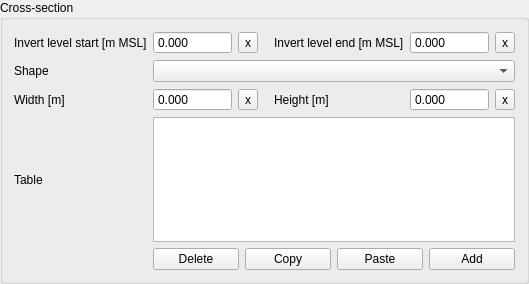
            <widget class="QGroupBox" name="grp_characteristics_def">
             <property name="locale">
              <locale language="English" country="UnitedStates"/>
             </property>
             <property name="inputMethodHints">
              <set>Qt::ImhNone</set>
             </property>
             <property name="title">
              <string>Cross-section</string>
             </property>
             <layout class="QGridLayout" name="gridLayout_3">
              <item row="0" column="2">
               <widget class="QToolButton" name="invert_level_start_clear">
                <property name="text">
                 <string>x</string>
                </property>
               </widget>
              </item>
              <item row="0" column="5">
               <widget class="QToolButton" name="invert_level_end_clear">
                <property name="text">
                 <string>x</string>
                </property>
               </widget>
              </item>
              <item row="0" column="4">
               <widget class="QDoubleSpinBox" name="invert_level_end">
                <property name="sizePolicy">
                 <sizepolicy hsizetype="Expanding" vsizetype="Fixed">
                  <horstretch>0</horstretch>
                  <verstretch>0</verstretch>
                 </sizepolicy>
                </property>
                <property name="locale">
                 <locale language="English" country="UnitedStates"/>
                </property>
                <property name="inputMethodHints">
                 <set>Qt::ImhNone</set>
                </property>
                <property name="buttonSymbols">
                 <enum>QAbstractSpinBox::NoButtons</enum>
                </property>
                <property name="decimals">
                 <number>3</number>
                </property>
                <property name="minimum">
                 <double>-99999999.000000000000000</double>
                </property>
                <property name="maximum">
                 <double>99999999.000000000000000</double>
                </property>
                <property name="showClearButton" stdset="0">
                 <bool>true</bool>
                </property>
                <property name="clearValue" stdset="0">
                 <bool>true</bool>
                </property>
                <property name="expressionsEnabled" stdset="0">
                 <bool>true</bool>
                </property>
               </widget>
              </item>
              <item row="0" column="3">
               <widget class="QLabel" name="label_9">
                <property name="locale">
                 <locale language="English" country="UnitedStates"/>
                </property>
                <property name="inputMethodHints">
                 <set>Qt::ImhNone</set>
                </property>
                <property name="text">
                 <string>Invert level end [m MSL]</string>
                </property>
                <property name="alignment">
                 <set>Qt::AlignLeading|Qt::AlignLeft|Qt::AlignVCenter</set>
                </property>
                <property name="indent">
                 <number>10</number>
                </property>
               </widget>
              </item>
              <item row="0" column="1">
               <widget class="QDoubleSpinBox" name="invert_level_start">
                <property name="sizePolicy">
                 <sizepolicy hsizetype="Expanding" vsizetype="Fixed">
                  <horstretch>0</horstretch>
                  <verstretch>0</verstretch>
                 </sizepolicy>
                </property>
                <property name="locale">
                 <locale language="English" country="UnitedStates"/>
                </property>
                <property name="inputMethodHints">
                 <set>Qt::ImhNone</set>
                </property>
                <property name="buttonSymbols">
                 <enum>QAbstractSpinBox::NoButtons</enum>
                </property>
                <property name="decimals">
                 <number>3</number>
                </property>
                <property name="minimum">
                 <double>-99999999.000000000000000</double>
                </property>
                <property name="maximum">
                 <double>99999999.000000000000000</double>
                </property>
                <property name="showClearButton" stdset="0">
                 <bool>true</bool>
                </property>
                <property name="clearValue" stdset="0">
                 <bool>true</bool>
                </property>
                <property name="expressionsEnabled" stdset="0">
                 <bool>true</bool>
                </property>
               </widget>
              </item>
              <item row="0" column="0">
               <widget class="QLabel" name="label_6">
                <property name="locale">
                 <locale language="English" country="UnitedStates"/>
                </property>
                <property name="inputMethodHints">
                 <set>Qt::ImhNone</set>
                </property>
                <property name="text">
                 <string>Invert level start [m MSL]</string>
                </property>
                <property name="alignment">
                 <set>Qt::AlignLeading|Qt::AlignLeft|Qt::AlignVCenter</set>
                </property>
               </widget>
              </item>
              <item row="3" column="3">
               <widget class="QLabel" name="cross_section_height_label">
                <property name="locale">
                 <locale language="English" country="UnitedStates"/>
                </property>
                <property name="inputMethodHints">
                 <set>Qt::ImhNone</set>
                </property>
                <property name="text">
                 <string>Height [m]</string>
                </property>
                <property name="alignment">
                 <set>Qt::AlignLeading|Qt::AlignLeft|Qt::AlignVCenter</set>
                </property>
                <property name="indent">
                 <number>10</number>
                </property>
               </widget>
              </item>
              <item row="4" column="0">
               <widget class="QLabel" name="cross_section_table_label">
                <property name="text">
                 <string>Table</string>
                </property>
               </widget>
              </item>
              <item row="3" column="2">
               <widget class="QToolButton" name="cross_section_width_clear">
                <property name="text">
                 <string>x</string>
                </property>
               </widget>
              </item>
              <item row="3" column="5">
               <widget class="QToolButton" name="cross_section_height_clear">
                <property name="text">
                 <string>x</string>
                </property>
               </widget>
              </item>
              <item row="4" column="1" colspan="5">
               <widget class="QTableWidget" name="cross_section_table_widget">
                <property name="minimumSize">
                 <size>
                  <width>0</width>
                  <height>125</height>
                 </size>
                </property>
                <property name="font">
                 <font>
                  <pointsize>8</pointsize>
                 </font>
                </property>
                <property name="inputMethodHints">
                 <set>Qt::ImhDigitsOnly</set>
                </property>
                <property name="verticalScrollBarPolicy">
                 <enum>Qt::ScrollBarAsNeeded</enum>
                </property>
                <property name="sizeAdjustPolicy">
                 <enum>QAbstractScrollArea::AdjustToContents</enum>
                </property>
                <property name="selectionBehavior">
                 <enum>QAbstractItemView::SelectRows</enum>
                </property>
                <attribute name="verticalHeaderDefaultSectionSize">
                 <number>23</number>
                </attribute>
               </widget>
              </item>
              <item row="3" column="1">
               <widget class="QDoubleSpinBox" name="cross_section_width">
                <property name="sizePolicy">
                 <sizepolicy hsizetype="MinimumExpanding" vsizetype="Fixed">
                  <horstretch>0</horstretch>
                  <verstretch>0</verstretch>
                 </sizepolicy>
                </property>
                <property name="buttonSymbols">
                 <enum>QAbstractSpinBox::NoButtons</enum>
                </property>
                <property name="decimals">
                 <number>3</number>
                </property>
                <property name="maximum">
                 <double>1000000.000000000000000</double>
                </property>
               </widget>
              </item>
              <item row="5" column="1" colspan="5">
               <layout class="QHBoxLayout" name="horizontalLayout">
                <property name="bottomMargin">
                 <number>0</number>
                </property>
                <item>
                 <widget class="QPushButton" name="cross_section_table_delete">
                  <property name="toolTip">
                   <string>Delete selected rows</string>
                  </property>
                  <property name="text">
                   <string>Delete</string>
                  </property>
                 </widget>
                </item>
                <item>
                 <widget class="QPushButton" name="cross_section_table_copy">
                  <property name="text">
                   <string>Copy</string>
                  </property>
                 </widget>
                </item>
                <item>
                 <widget class="QPushButton" name="cross_section_table_paste">
                  <property name="toolTip">
                   <string>Paste rows from clipboard</string>
                  </property>
                  <property name="text">
                   <string>Paste</string>
                  </property>
                 </widget>
                </item>
                <item>
                 <widget class="QPushButton" name="cross_section_table_add">
                  <property name="toolTip">
                   <string>Add new row</string>
                  </property>
                  <property name="text">
                   <string>Add</string>
                  </property>
                 </widget>
                </item>
               </layout>
              </item>
              <item row="1" column="0">
               <widget class="QLabel" name="label_5">
                <property name="locale">
                 <locale language="English" country="UnitedStates"/>
                </property>
                <property name="inputMethodHints">
                 <set>Qt::ImhNone</set>
                </property>
                <property name="text">
                 <string>Shape</string>
                </property>
                <property name="alignment">
                 <set>Qt::AlignLeading|Qt::AlignLeft|Qt::AlignVCenter</set>
                </property>
               </widget>
              </item>
              <item row="1" column="1" colspan="5">
               <widget class="QComboBox" name="cross_section_shape">
                <property name="sizePolicy">
                 <sizepolicy hsizetype="MinimumExpanding" vsizetype="Fixed">
                  <horstretch>0</horstretch>
                  <verstretch>0</verstretch>
                 </sizepolicy>
                </property>
                <property name="locale">
                 <locale language="English" country="UnitedStates"/>
                </property>
                <property name="inputMethodHints">
                 <set>Qt::ImhNone</set>
                </property>
                <property name="editable">
                 <bool>false</bool>
                </property>
               </widget>
              </item>
              <item row="3" column="0">
               <widget class="QLabel" name="cross_section_width_label">
                <property name="locale">
                 <locale language="English" country="UnitedStates"/>
                </property>
                <property name="inputMethodHints">
                 <set>Qt::ImhNone</set>
                </property>
                <property name="text">
                 <string>Width [m]</string>
                </property>
                <property name="alignment">
                 <set>Qt::AlignLeading|Qt::AlignLeft|Qt::AlignVCenter</set>
                </property>
               </widget>
              </item>
              <item row="3" column="4">
               <widget class="QDoubleSpinBox" name="cross_section_height">
                <property name="sizePolicy">
                 <sizepolicy hsizetype="Expanding" vsizetype="Fixed">
                  <horstretch>0</horstretch>
                  <verstretch>0</verstretch>
                 </sizepolicy>
                </property>
                <property name="buttonSymbols">
                 <enum>QAbstractSpinBox::NoButtons</enum>
                </property>
                <property name="decimals">
                 <number>3</number>
                </property>
                <property name="maximum">
                 <double>1000000.000000000000000</double>
                </property>
               </widget>
              </item>
             </layout>
            </widget>
